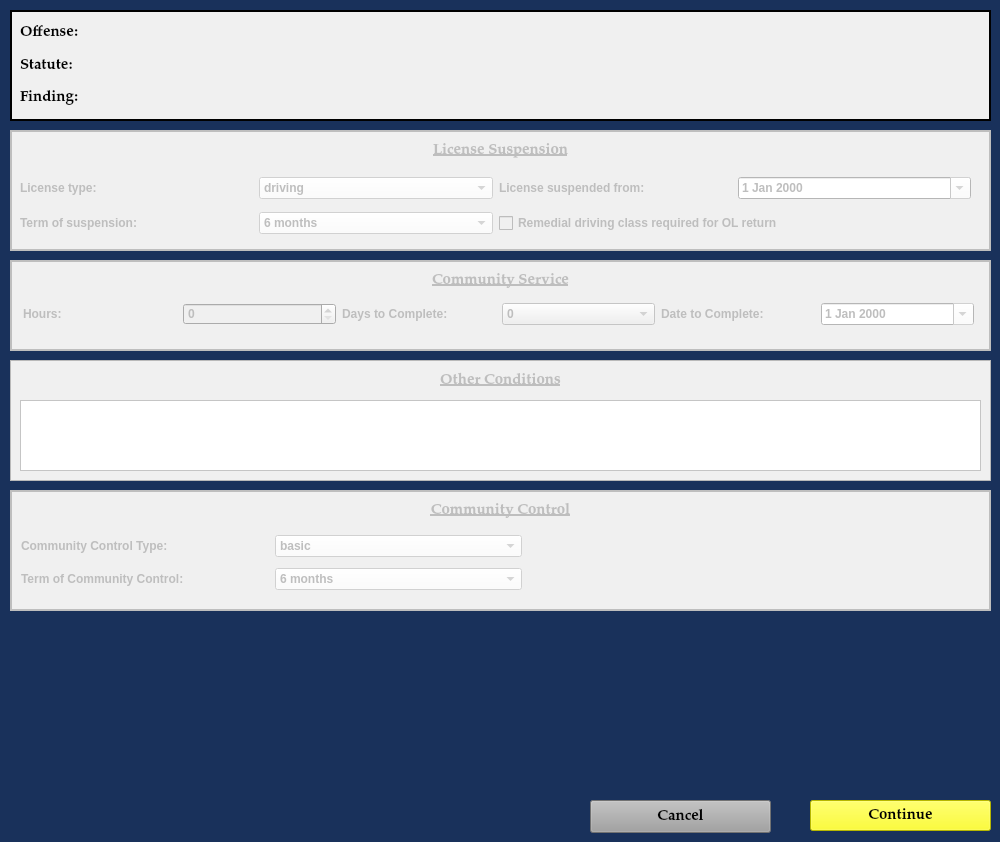
<?xml version="1.0" encoding="UTF-8"?>
<ui version="4.0">
 <class>AddConditionsDialog</class>
 <widget class="QDialog" name="AddConditionsDialog">
  <property name="windowModality">
   <enum>Qt::NonModal</enum>
  </property>
  <property name="enabled">
   <bool>true</bool>
  </property>
  <property name="geometry">
   <rect>
    <x>0</x>
    <y>0</y>
    <width>1000</width>
    <height>842</height>
   </rect>
  </property>
  <property name="sizePolicy">
   <sizepolicy hsizetype="Fixed" vsizetype="Preferred">
    <horstretch>0</horstretch>
    <verstretch>0</verstretch>
   </sizepolicy>
  </property>
  <property name="minimumSize">
   <size>
    <width>1000</width>
    <height>800</height>
   </size>
  </property>
  <property name="maximumSize">
   <size>
    <width>2500</width>
    <height>3500</height>
   </size>
  </property>
  <property name="palette">
   <palette>
    <active>
     <colorrole role="Button">
      <brush brushstyle="SolidPattern">
       <color alpha="255">
        <red>25</red>
        <green>49</green>
        <blue>91</blue>
       </color>
      </brush>
     </colorrole>
     <colorrole role="Base">
      <brush brushstyle="SolidPattern">
       <color alpha="255">
        <red>25</red>
        <green>49</green>
        <blue>91</blue>
       </color>
      </brush>
     </colorrole>
     <colorrole role="Window">
      <brush brushstyle="SolidPattern">
       <color alpha="255">
        <red>25</red>
        <green>49</green>
        <blue>91</blue>
       </color>
      </brush>
     </colorrole>
    </active>
    <inactive>
     <colorrole role="Button">
      <brush brushstyle="SolidPattern">
       <color alpha="255">
        <red>25</red>
        <green>49</green>
        <blue>91</blue>
       </color>
      </brush>
     </colorrole>
     <colorrole role="Base">
      <brush brushstyle="SolidPattern">
       <color alpha="255">
        <red>25</red>
        <green>49</green>
        <blue>91</blue>
       </color>
      </brush>
     </colorrole>
     <colorrole role="Window">
      <brush brushstyle="SolidPattern">
       <color alpha="255">
        <red>25</red>
        <green>49</green>
        <blue>91</blue>
       </color>
      </brush>
     </colorrole>
    </inactive>
    <disabled>
     <colorrole role="Button">
      <brush brushstyle="SolidPattern">
       <color alpha="255">
        <red>25</red>
        <green>49</green>
        <blue>91</blue>
       </color>
      </brush>
     </colorrole>
     <colorrole role="Base">
      <brush brushstyle="SolidPattern">
       <color alpha="255">
        <red>25</red>
        <green>49</green>
        <blue>91</blue>
       </color>
      </brush>
     </colorrole>
     <colorrole role="Window">
      <brush brushstyle="SolidPattern">
       <color alpha="255">
        <red>25</red>
        <green>49</green>
        <blue>91</blue>
       </color>
      </brush>
     </colorrole>
    </disabled>
   </palette>
  </property>
  <property name="font">
   <font>
    <family>Palatino Linotype</family>
    <pointsize>11</pointsize>
    <weight>75</weight>
    <italic>false</italic>
    <bold>true</bold>
   </font>
  </property>
  <property name="windowTitle">
   <string>Additional Conditions</string>
  </property>
  <property name="toolTip">
   <string/>
  </property>
  <property name="styleSheet">
   <string notr="true">background-color: rgb(25, 49, 91);
font: 75 11pt &quot;Palatino Linotype&quot;;
font-weight: bold;</string>
  </property>
  <property name="modal">
   <bool>true</bool>
  </property>
  <widget class="QFrame" name="frame_2">
   <property name="geometry">
    <rect>
     <x>10</x>
     <y>10</y>
     <width>981</width>
     <height>111</height>
    </rect>
   </property>
   <property name="font">
    <font>
     <family>Palatino Linotype</family>
     <pointsize>11</pointsize>
     <weight>75</weight>
     <italic>false</italic>
     <bold>true</bold>
    </font>
   </property>
   <property name="styleSheet">
    <string notr="true">background-color: rgb(240, 240, 240);</string>
   </property>
   <property name="frameShape">
    <enum>QFrame::Box</enum>
   </property>
   <property name="frameShadow">
    <enum>QFrame::Plain</enum>
   </property>
   <property name="lineWidth">
    <number>2</number>
   </property>
   <widget class="QWidget" name="layoutWidget_2">
    <property name="geometry">
     <rect>
      <x>10</x>
      <y>10</y>
      <width>961</width>
      <height>91</height>
     </rect>
    </property>
    <layout class="QGridLayout" name="charges_gridLayout">
     <item row="0" column="0">
      <widget class="QLabel" name="offense_label_1">
       <property name="font">
        <font>
         <family>Palatino Linotype</family>
         <pointsize>11</pointsize>
         <weight>75</weight>
         <italic>false</italic>
         <bold>true</bold>
        </font>
       </property>
       <property name="text">
        <string>Offense:</string>
       </property>
       <property name="wordWrap">
        <bool>true</bool>
       </property>
      </widget>
     </item>
     <item row="2" column="0">
      <widget class="QLabel" name="label_14">
       <property name="font">
        <font>
         <family>Palatino Linotype</family>
         <pointsize>11</pointsize>
         <weight>75</weight>
         <italic>false</italic>
         <bold>true</bold>
        </font>
       </property>
       <property name="text">
        <string>Finding:</string>
       </property>
      </widget>
     </item>
     <item row="1" column="0">
      <widget class="QLabel" name="label_19">
       <property name="font">
        <font>
         <family>Palatino Linotype</family>
         <pointsize>11</pointsize>
         <weight>75</weight>
         <italic>false</italic>
         <bold>true</bold>
        </font>
       </property>
       <property name="text">
        <string>Statute:</string>
       </property>
      </widget>
     </item>
    </layout>
   </widget>
  </widget>
  <widget class="QPushButton" name="continue_Button">
   <property name="geometry">
    <rect>
     <x>810</x>
     <y>800</y>
     <width>181</width>
     <height>31</height>
    </rect>
   </property>
   <property name="styleSheet">
    <string notr="true">background-color: rgb(255, 255, 0);</string>
   </property>
   <property name="text">
    <string>Continue</string>
   </property>
   <property name="autoDefault">
    <bool>false</bool>
   </property>
  </widget>
  <widget class="QFrame" name="license_suspension_frame">
   <property name="enabled">
    <bool>false</bool>
   </property>
   <property name="geometry">
    <rect>
     <x>10</x>
     <y>130</y>
     <width>981</width>
     <height>121</height>
    </rect>
   </property>
   <property name="styleSheet">
    <string notr="true">background-color: rgb(240, 240, 240);</string>
   </property>
   <property name="frameShape">
    <enum>QFrame::Box</enum>
   </property>
   <property name="frameShadow">
    <enum>QFrame::Plain</enum>
   </property>
   <property name="lineWidth">
    <number>2</number>
   </property>
   <widget class="QLabel" name="label_24">
    <property name="geometry">
     <rect>
      <x>10</x>
      <y>10</y>
      <width>961</width>
      <height>21</height>
     </rect>
    </property>
    <property name="font">
     <font>
      <family>Palatino Linotype</family>
      <pointsize>11</pointsize>
      <weight>75</weight>
      <italic>false</italic>
      <bold>true</bold>
      <underline>true</underline>
     </font>
    </property>
    <property name="text">
     <string>License Suspension</string>
    </property>
    <property name="alignment">
     <set>Qt::AlignCenter</set>
    </property>
   </widget>
   <widget class="QWidget" name="layoutWidget">
    <property name="geometry">
     <rect>
      <x>10</x>
      <y>40</y>
      <width>951</width>
      <height>71</height>
     </rect>
    </property>
    <layout class="QGridLayout" name="gridLayout_3">
     <item row="0" column="0">
      <widget class="QLabel" name="label_9">
       <property name="text">
        <string>License type:</string>
       </property>
      </widget>
     </item>
     <item row="0" column="1">
      <widget class="QComboBox" name="license_type_box">
       <property name="styleSheet">
        <string notr="true">background-color: rgb(255, 255, 255);</string>
       </property>
       <item>
        <property name="text">
         <string>driving</string>
        </property>
       </item>
       <item>
        <property name="text">
         <string>hunting</string>
        </property>
       </item>
       <item>
        <property name="text">
         <string>concealed carry</string>
        </property>
       </item>
      </widget>
     </item>
     <item row="0" column="2">
      <widget class="QLabel" name="label_18">
       <property name="text">
        <string>License suspended from:</string>
       </property>
      </widget>
     </item>
     <item row="0" column="3">
      <widget class="QDateEdit" name="license_suspension_date_box">
       <property name="styleSheet">
        <string notr="true">background-color: rgb(255, 255, 255);</string>
       </property>
       <property name="calendarPopup">
        <bool>true</bool>
       </property>
      </widget>
     </item>
     <item row="1" column="0">
      <widget class="QLabel" name="label_21">
       <property name="text">
        <string>Term of suspension:</string>
       </property>
      </widget>
     </item>
     <item row="1" column="1">
      <widget class="QComboBox" name="term_of_suspension_box">
       <property name="styleSheet">
        <string notr="true">background-color: rgb(255, 255, 255);</string>
       </property>
       <item>
        <property name="text">
         <string>6 months</string>
        </property>
       </item>
       <item>
        <property name="text">
         <string>12 months</string>
        </property>
       </item>
       <item>
        <property name="text">
         <string>18 months</string>
        </property>
       </item>
       <item>
        <property name="text">
         <string>24 months</string>
        </property>
       </item>
      </widget>
     </item>
     <item row="1" column="2" colspan="2">
      <widget class="QCheckBox" name="remedial_driving_class_checkBox">
       <property name="text">
        <string>Remedial driving class required for OL return</string>
       </property>
      </widget>
     </item>
    </layout>
   </widget>
  </widget>
  <widget class="QFrame" name="community_service_frame">
   <property name="enabled">
    <bool>false</bool>
   </property>
   <property name="geometry">
    <rect>
     <x>10</x>
     <y>260</y>
     <width>981</width>
     <height>91</height>
    </rect>
   </property>
   <property name="styleSheet">
    <string notr="true">background-color: rgb(240, 240, 240);</string>
   </property>
   <property name="frameShape">
    <enum>QFrame::Box</enum>
   </property>
   <property name="frameShadow">
    <enum>QFrame::Plain</enum>
   </property>
   <property name="lineWidth">
    <number>2</number>
   </property>
   <widget class="QLabel" name="label_26">
    <property name="geometry">
     <rect>
      <x>10</x>
      <y>10</y>
      <width>961</width>
      <height>21</height>
     </rect>
    </property>
    <property name="font">
     <font>
      <family>Palatino Linotype</family>
      <pointsize>11</pointsize>
      <weight>75</weight>
      <italic>false</italic>
      <bold>true</bold>
      <underline>true</underline>
     </font>
    </property>
    <property name="text">
     <string>Community Service</string>
    </property>
    <property name="alignment">
     <set>Qt::AlignCenter</set>
    </property>
   </widget>
   <widget class="QWidget" name="layoutWidget">
    <property name="geometry">
     <rect>
      <x>13</x>
      <y>39</y>
      <width>951</width>
      <height>31</height>
     </rect>
    </property>
    <layout class="QGridLayout" name="gridLayout">
     <item row="0" column="0">
      <widget class="QLabel" name="label_15">
       <property name="text">
        <string>Hours:</string>
       </property>
      </widget>
     </item>
     <item row="0" column="1">
      <widget class="QSpinBox" name="community_service_hours_ordered_box"/>
     </item>
     <item row="0" column="2">
      <widget class="QLabel" name="label">
       <property name="text">
        <string>Days to Complete:</string>
       </property>
      </widget>
     </item>
     <item row="0" column="3">
      <widget class="QComboBox" name="community_service_days_to_complete_box">
       <item>
        <property name="text">
         <string>0</string>
        </property>
       </item>
       <item>
        <property name="text">
         <string>30</string>
        </property>
       </item>
       <item>
        <property name="text">
         <string>60</string>
        </property>
       </item>
       <item>
        <property name="text">
         <string>90</string>
        </property>
       </item>
       <item>
        <property name="text">
         <string>120</string>
        </property>
       </item>
       <item>
        <property name="text">
         <string>150</string>
        </property>
       </item>
       <item>
        <property name="text">
         <string>180</string>
        </property>
       </item>
      </widget>
     </item>
     <item row="0" column="4">
      <widget class="QLabel" name="label_22">
       <property name="text">
        <string>Date to Complete:</string>
       </property>
      </widget>
     </item>
     <item row="0" column="5">
      <widget class="QDateEdit" name="community_service_date_to_complete_box">
       <property name="styleSheet">
        <string notr="true">background-color: rgb(255, 255, 255);</string>
       </property>
       <property name="calendarPopup">
        <bool>true</bool>
       </property>
      </widget>
     </item>
    </layout>
   </widget>
  </widget>
  <widget class="QFrame" name="other_conditions_frame">
   <property name="enabled">
    <bool>false</bool>
   </property>
   <property name="geometry">
    <rect>
     <x>10</x>
     <y>360</y>
     <width>981</width>
     <height>121</height>
    </rect>
   </property>
   <property name="styleSheet">
    <string notr="true">background-color: rgb(240, 240, 240);</string>
   </property>
   <property name="frameShape">
    <enum>QFrame::StyledPanel</enum>
   </property>
   <property name="frameShadow">
    <enum>QFrame::Raised</enum>
   </property>
   <widget class="QLabel" name="label_28">
    <property name="geometry">
     <rect>
      <x>10</x>
      <y>10</y>
      <width>961</width>
      <height>21</height>
     </rect>
    </property>
    <property name="font">
     <font>
      <family>Palatino Linotype</family>
      <pointsize>11</pointsize>
      <weight>75</weight>
      <italic>false</italic>
      <bold>true</bold>
      <underline>true</underline>
     </font>
    </property>
    <property name="text">
     <string>Other Conditions</string>
    </property>
    <property name="alignment">
     <set>Qt::AlignCenter</set>
    </property>
   </widget>
   <widget class="QPlainTextEdit" name="other_conditions_plainTextEdit">
    <property name="geometry">
     <rect>
      <x>10</x>
      <y>40</y>
      <width>961</width>
      <height>71</height>
     </rect>
    </property>
    <property name="styleSheet">
     <string notr="true">background-color: rgb(255, 255, 255);</string>
    </property>
   </widget>
  </widget>
  <widget class="QFrame" name="community_control_frame">
   <property name="enabled">
    <bool>false</bool>
   </property>
   <property name="geometry">
    <rect>
     <x>10</x>
     <y>490</y>
     <width>981</width>
     <height>121</height>
    </rect>
   </property>
   <property name="styleSheet">
    <string notr="true">background-color: rgb(240, 240, 240);</string>
   </property>
   <property name="frameShape">
    <enum>QFrame::Box</enum>
   </property>
   <property name="frameShadow">
    <enum>QFrame::Plain</enum>
   </property>
   <property name="lineWidth">
    <number>2</number>
   </property>
   <widget class="QLabel" name="label_27">
    <property name="geometry">
     <rect>
      <x>10</x>
      <y>10</y>
      <width>961</width>
      <height>21</height>
     </rect>
    </property>
    <property name="font">
     <font>
      <family>Palatino Linotype</family>
      <pointsize>11</pointsize>
      <weight>75</weight>
      <italic>false</italic>
      <bold>true</bold>
      <underline>true</underline>
     </font>
    </property>
    <property name="text">
     <string>Community Control</string>
    </property>
    <property name="alignment">
     <set>Qt::AlignCenter</set>
    </property>
   </widget>
   <widget class="QWidget" name="layoutWidget">
    <property name="geometry">
     <rect>
      <x>11</x>
      <y>40</y>
      <width>501</width>
      <height>66</height>
     </rect>
    </property>
    <layout class="QGridLayout" name="gridLayout_2">
     <item row="0" column="0">
      <widget class="QLabel" name="label_23">
       <property name="text">
        <string>Community Control Type:</string>
       </property>
      </widget>
     </item>
     <item row="0" column="1">
      <widget class="QComboBox" name="type_of_community_control_box">
       <property name="styleSheet">
        <string notr="true">background-color: rgb(255, 255, 255);</string>
       </property>
       <item>
        <property name="text">
         <string>basic</string>
        </property>
       </item>
       <item>
        <property name="text">
         <string>intensive</string>
        </property>
       </item>
       <item>
        <property name="text">
         <string>monitored</string>
        </property>
       </item>
      </widget>
     </item>
     <item row="1" column="0">
      <widget class="QLabel" name="label_29">
       <property name="text">
        <string>Term of Community Control:</string>
       </property>
      </widget>
     </item>
     <item row="1" column="1">
      <widget class="QComboBox" name="term_of_community_control_box">
       <property name="styleSheet">
        <string notr="true">background-color: rgb(255, 255, 255);</string>
       </property>
       <item>
        <property name="text">
         <string>6 months</string>
        </property>
       </item>
       <item>
        <property name="text">
         <string>12 months</string>
        </property>
       </item>
       <item>
        <property name="text">
         <string>18 months</string>
        </property>
       </item>
       <item>
        <property name="text">
         <string>24 months</string>
        </property>
       </item>
      </widget>
     </item>
    </layout>
   </widget>
  </widget>
  <widget class="QPushButton" name="cancel_Button">
   <property name="geometry">
    <rect>
     <x>590</x>
     <y>800</y>
     <width>181</width>
     <height>33</height>
    </rect>
   </property>
   <property name="focusPolicy">
    <enum>Qt::NoFocus</enum>
   </property>
   <property name="styleSheet">
    <string notr="true">background-color: rgb(160, 160, 160);</string>
   </property>
   <property name="text">
    <string>Cancel</string>
   </property>
  </widget>
 </widget>
 <tabstops>
  <tabstop>continue_Button</tabstop>
 </tabstops>
 <resources/>
 <connections/>
 <slots>
  <slot>create_entry()</slot>
  <slot>continue_dialog()</slot>
  <slot>close_window()</slot>
  <slot>set_dialog()</slot>
  <slot>update_case_information()</slot>
  <slot>ovi_dialog()</slot>
  <slot>sentencing_dialog()</slot>
  <slot>proceed_to_sentencing()</slot>
  <slot>proceed_to_ovi()</slot>
  <slot>add_offense()</slot>
  <slot>set_statute()</slot>
  <slot>set_pay_date()</slot>
  <slot>amend_offense()</slot>
  <slot>set_offense()</slot>
  <slot>add_offense_to_view()</slot>
  <slot>delete_offense()</slot>
  <slot>delete_offense_from_view()</slot>
  <slot>add_conditions()</slot>
  <slot>set_service_date()</slot>
 </slots>
</ui>
